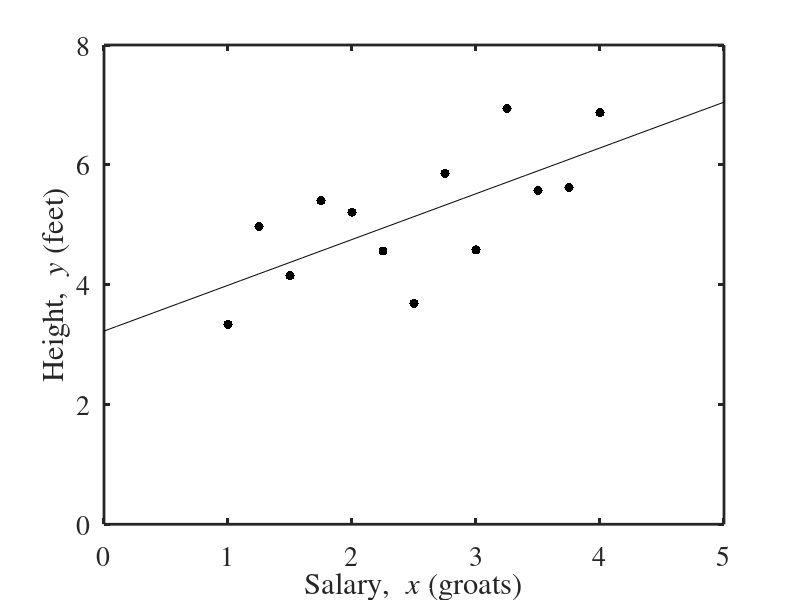

Recreate this plot in MATLAB.
% File: Ch2MatLab.m
% Estimate slope and intercept.

% load data
x=[1.00 1.25 1.50 1.75 2.00 2.25 2.50 2.75 3.00 3.25 3.50 3.75 4.00]';
y=[3.34 4.97 4.15 5.40 5.21 4.56 3.69 5.86 4.58 6.94 5.57 5.62 6.87]';

n = length(y); % number of data points.

% Estimate slope = b1.
xmean = mean(x);
ymean = mean(y);
numerator = sum( (x-xmean) .* (y-ymean) ) / n;
denominator = sum( (x-xmean).^2 ) / n;
% Of course, the term n cancels in this ratio. 
b1 = numerator/denominator; % slope

% Estimate intercept = b0.
b0 = ymean - b1*xmean;

fprintf('Slope = %.3f\n',b1);        % 0.764
fprintf('Intercept = %.3f\n',b0);   % 3.225

% Plot best fitting line through data.
xforline = 0:0.1:6;
yhatforline = b1 .* xforline + b0; % points on line.

% Plot fitted line xest (=xhat in text) and data points.
figure(1); clf; hold on;
plot(xforline,yhatforline,'k-'); % plot best fitting line.
plot(x,y, 'k.', 'MarkerSize',20); % plot data.
set(gca,'Linewidth',2); 
set(gca,'FontSize',20);
xlabel('Salary, {\it x} (groats)');
ylabel('Height, {\it y} (feet)');
set(gca,'XLim',[0 5],'FontName','Times');
set(gca,'YLim',[0 8],'FontName','Times');
box on;

% END OF FILE.